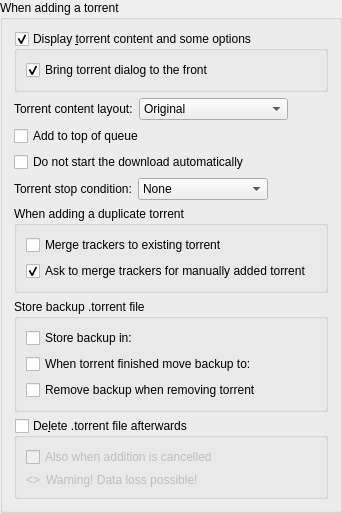
             <widget class="QGroupBox" name="torrentAdditionBox">
              <property name="title">
               <string>When adding a torrent</string>
              </property>
              <layout class="QVBoxLayout" name="torrentAdditionBoxLayout">
               <item>
                <widget class="QGroupBox" name="checkAdditionDialog">
                 <property name="title">
                  <string>Display &amp;torrent content and some options</string>
                 </property>
                 <property name="checkable">
                  <bool>true</bool>
                 </property>
                 <layout class="QVBoxLayout" name="verticalLayout_18">
                  <item>
                   <widget class="QCheckBox" name="checkAdditionDialogFront">
                    <property name="text">
                     <string>Bring torrent dialog to the front</string>
                    </property>
                    <property name="checked">
                     <bool>true</bool>
                    </property>
                   </widget>
                  </item>
                 </layout>
                </widget>
               </item>
               <item>
                <layout class="QHBoxLayout" name="horizontalLayout_19">
                 <item>
                  <widget class="QLabel" name="contentLayoutLabel">
                   <property name="text">
                    <string>Torrent content layout:</string>
                   </property>
                  </widget>
                 </item>
                 <item>
                  <widget class="QComboBox" name="contentLayoutComboBox">
                   <property name="currentIndex">
                    <number>0</number>
                   </property>
                   <item>
                    <property name="text">
                     <string>Original</string>
                    </property>
                   </item>
                   <item>
                    <property name="text">
                     <string>Create subfolder</string>
                    </property>
                   </item>
                   <item>
                    <property name="text">
                     <string>Don't create subfolder</string>
                    </property>
                   </item>
                  </widget>
                 </item>
                 <item>
                  <spacer name="horizontalSpacer_20">
                   <property name="orientation">
                    <enum>Qt::Orientation::Horizontal</enum>
                   </property>
                   <property name="sizeHint" stdset="0">
                    <size>
                     <width>40</width>
                     <height>20</height>
                    </size>
                   </property>
                  </spacer>
                 </item>
                </layout>
               </item>
               <item>
                <widget class="QCheckBox" name="checkAddToQueueTop">
                 <property name="toolTip">
                  <string>The torrent will be added to the top of the download queue</string>
                 </property>
                 <property name="text">
                  <string extracomment="The torrent will be added to the top of the download queue">Add to top of queue</string>
                 </property>
                </widget>
               </item>
               <item>
                <widget class="QCheckBox" name="checkAddStopped">
                 <property name="toolTip">
                  <string>The torrent will be added to download list in a stopped state</string>
                 </property>
                 <property name="text">
                  <string extracomment="The torrent will be added to download list in a stopped state">Do not start the download automatically</string>
                 </property>
                </widget>
               </item>
               <item>
                <layout class="QHBoxLayout" name="stopConditionLayout">
                 <item>
                  <widget class="QLabel" name="stopConditionLabel">
                   <property name="text">
                    <string>Torrent stop condition:</string>
                   </property>
                  </widget>
                 </item>
                 <item>
                  <widget class="QComboBox" name="stopConditionComboBox">
                   <property name="currentIndex">
                    <number>0</number>
                   </property>
                   <item>
                    <property name="text">
                     <string>None</string>
                    </property>
                   </item>
                   <item>
                    <property name="text">
                     <string>Metadata received</string>
                    </property>
                   </item>
                   <item>
                    <property name="text">
                     <string>Files checked</string>
                    </property>
                   </item>
                  </widget>
                 </item>
                 <item>
                  <spacer name="stopConditionSpacer">
                   <property name="orientation">
                    <enum>Qt::Orientation::Horizontal</enum>
                   </property>
                   <property name="sizeHint" stdset="0">
                    <size>
                     <width>40</width>
                     <height>20</height>
                    </size>
                   </property>
                  </spacer>
                 </item>
                </layout>
               </item>
               <item>
                <widget class="QGroupBox" name="duplicateTorrentGroup">
                 <property name="title">
                  <string>When adding a duplicate torrent</string>
                 </property>
                 <layout class="QVBoxLayout" name="duplicateTorrentBoxLayout">
                  <item>
                   <widget class="QCheckBox" name="checkMergeTrackers">
                    <property name="text">
                     <string>Merge trackers to existing torrent</string>
                    </property>
                    <property name="checked">
                     <bool>false</bool>
                    </property>
                   </widget>
                  </item>
                  <item>
                   <widget class="QCheckBox" name="checkConfirmMergeTrackers">
                    <property name="text">
                     <string>Ask to merge trackers for manually added torrent</string>
                    </property>
                    <property name="checked">
                     <bool>true</bool>
                    </property>
                   </widget>
                  </item>
                 </layout>
                </widget>
               </item>
               <item>
                <widget class="QGroupBox" name="backupTorrentFileGroupBox">
                 <property name="title">
                  <string>Store backup .torrent file</string>
                 </property>
                 <layout class="QGridLayout" name="backupTorrentFileLayout">
                  <item row="0" column="0">
                   <widget class="QCheckBox" name="backupDirCheckBox">
                    <property name="text">
                     <string>Store backup in:</string>
                    </property>
                   </widget>
                  </item>
                  <item row="0" column="1">
                   <widget class="FileSystemPathLineEdit" name="backupDirPathEdit" native="true"/>
                  </item>
                  <item row="1" column="0">
                   <widget class="QCheckBox" name="finishedBackupDirCheckBox">
                    <property name="text">
                     <string>When torrent finished move backup to:</string>
                    </property>
                   </widget>
                  </item>
                  <item row="1" column="1">
                   <widget class="FileSystemPathLineEdit" name="finishedBackupDirPathEdit" native="true"/>
                  </item>
                  <item row="2" column="0" colspan="2">
                   <widget class="QCheckBox" name="removeBackupTorrentFileCheckBox">
                    <property name="text">
                     <string>Remove backup when removing torrent</string>
                    </property>
                   </widget>
                  </item>
                 </layout>
                </widget>
               </item>
               <item>
                <widget class="QGroupBox" name="deleteTorrentBox">
                 <property name="toolTip">
                  <string>Whether the .torrent file should be deleted after adding it</string>
                 </property>
                 <property name="title">
                  <string>De&amp;lete .torrent file afterwards </string>
                 </property>
                 <property name="checkable">
                  <bool>true</bool>
                 </property>
                 <property name="checked">
                  <bool>false</bool>
                 </property>
                 <layout class="QVBoxLayout" name="deleteTorrentBoxLayout">
                  <item>
                   <widget class="QCheckBox" name="deleteCancelledTorrentBox">
                    <property name="toolTip">
                     <string>Also delete .torrent files whose addition was cancelled</string>
                    </property>
                    <property name="text">
                     <string>Also when addition is cancelled</string>
                    </property>
                   </widget>
                  </item>
                  <item>
                   <layout class="QHBoxLayout" name="deleteTorrentWarningLayout">
                    <item>
                     <widget class="QLabel" name="deleteTorrentWarningIcon">
                      <property name="sizePolicy">
                       <sizepolicy hsizetype="Fixed" vsizetype="Preferred">
                        <horstretch>0</horstretch>
                        <verstretch>0</verstretch>
                       </sizepolicy>
                      </property>
                      <property name="text">
                       <string notr="true">&lt;&gt;</string>
                      </property>
                     </widget>
                    </item>
                    <item>
                     <widget class="QLabel" name="deleteTorrentWarningLabel">
                      <property name="text">
                       <string>Warning! Data loss possible!</string>
                      </property>
                     </widget>
                    </item>
                   </layout>
                  </item>
                 </layout>
                </widget>
               </item>
              </layout>
             </widget>
